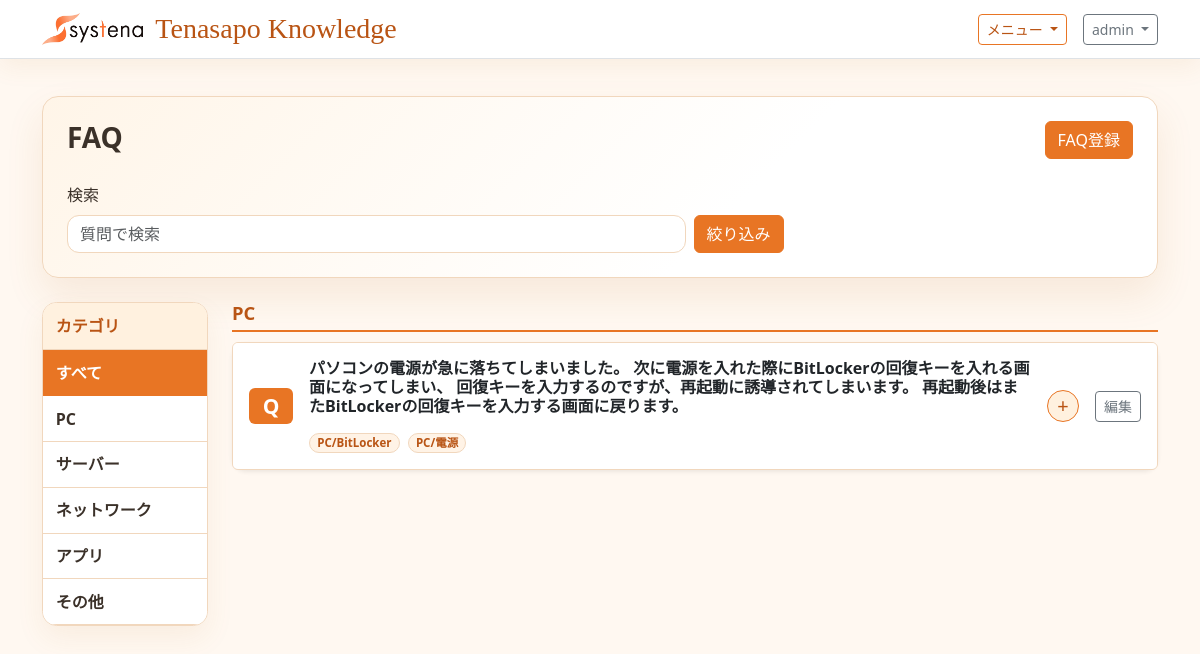
The app's page / (signed in), older data.
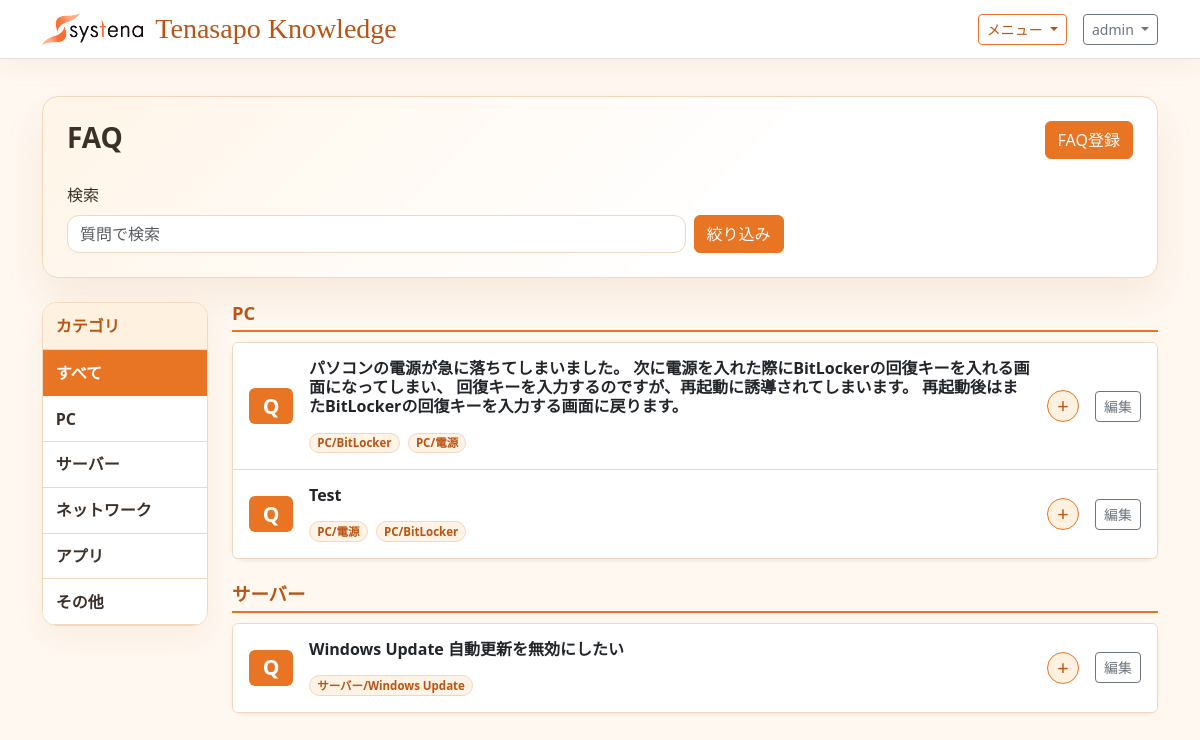
The same page, newer data.
### tenasapo_knowledge/models.py (models this page shows, shortened)
class KnowledgeArticle(models.Model):
    title = models.CharField('タイトル', max_length=200)
    category = models.CharField('カテゴリ', max_length=120, blank=True)
    customer = models.ForeignKey(
        Customer,
        on_delete=models.SET_NULL,
        null=True,
        blank=True,
        related_name='articles',
        verbose_name='顧客',
    )
    summary = models.TextField('概要', blank=True)
    body = models.TextField('本文')
    is_published = models.BooleanField('公開', default=True)
    is_approved = models.BooleanField('承認済み', default=True)
    visible_to_customer = models.BooleanField('カスタマーユーザー向け表示', default=True)
    visible_to_systena = models.BooleanField('システナユーザー向け表示', default=True)
    answer_view_count = models.PositiveIntegerField('回答表示回数', default=0)
    published_at = models.DateTimeField('公開日時', default=timezone.now)
    source_published_at = models.DateField('ソース公開日', null=True, blank=True)
    created_by = models.ForeignKey(
        settings.AUTH_USER_MODEL,
        on_delete=models.SET_NULL,
        null=True,
        blank=True,
        related_name='created_knowledge_articles',
        verbose_name='作成者',
    )
    created_by_name = models.CharField('投稿者名', max_length=150, blank=True)
    created_at = models.DateTimeField('作成日時', auto_now_add=True)
    updated_at = models.DateTimeField('更新日時', auto_now=True)
    class Meta:
        verbose_name = 'ナレッジ記事'
        verbose_name_plural = 'ナレッジ記事'
        ordering = ['-published_at', '-created_at']

### tenasapo_knowledge/views.py (the view, shortened to what this page needs)
# urls.py: path('', ArticleListView.as_view(), name='article_list'),
class ArticleListView(ListView):
    model = KnowledgeArticle
    template_name = 'tenasapo_knowledge/article_list.html'
    context_object_name = 'articles'
    def dispatch(self, request, *args, **kwargs):
        record_view_history(
            request,
            'FAQ一覧',
            search_query=request.GET.get('q', '')[:200],
            parent_category=request.GET.get('parent_category', '')[:120],
            category=request.GET.get('category', '')[:120],
        )
        return super().dispatch(request, *args, **kwargs)
    def get_queryset(self):
        queryset = (
            KnowledgeArticle.objects.select_related('customer', 'created_by')
            .prefetch_related('attachments')
            .filter(is_published=True)
            .annotate(good_count=Count('goods'))
        )
        user = self.request.user
        is_systena_user = in_group(user, SYSTENA_GROUP_NAME)
        is_reviewer_user = in_group(user, REVIEWER_GROUP_NAME)
        if (
            not (user.is_authenticated and (user.is_staff or user.is_superuser))
            and not is_systena_user
            and not is_reviewer_user
        ):
            queryset = queryset.filter(visible_to_customer=True)
            if FAQ_APPROVAL_ENABLED:
                queryset = queryset.filter(is_approved=True)
        query = self.request.GET.get('q')
        if query:
            queryset = queryset.filter(title__icontains=query)
        parent_category = self.request.GET.get('parent_category')
        category = self.request.GET.get('category')
        return queryset.distinct()
    def get_context_data(self, **kwargs):
        context = super().get_context_data(**kwargs)
        context['can_use_good'] = is_customer_user(self.request.user)
        context['can_edit_article'] = can_edit_article(self.request.user)
        liked_article_ids = set(
            ArticleGood.objects.filter(
                user=self.request.user,
                article_id__in=[article.id for article in context['articles']],
            ).values_list('article_id', flat=True)
        )
        for article in context['articles']:
            article.is_gooded = article.id in liked_article_ids
            article.creator_display_name = article.created_by_name or (
                article.created_by.get_username() if article.created_by else ''
            )
            article.category_chips = self.split_categories(article.category)
            ordered_attachments = sorted(
                article.attachments.all(),
                key=lambda attachment: (attachment.uploaded_at, attachment.id),
            )
            article.question_images = [
                attachment
                for attachment in ordered_attachments
                if attachment.placement == ArticleAttachment.PLACEMENT_QUESTION
            ]
            article.answer_images = [
                attachment
                for attachment in ordered_attachments
                if attachment.placement == ArticleAttachment.PLACEMENT_ANSWER
            ]
            article.file_attachments = [
                attachment
                for attachment in ordered_attachments
                if attachment.placement == ArticleAttachment.PLACEMENT_ATTACHMENT
            ]
        selected_parent = self.request.GET.get('parent_category', '')
        selected_category = self.request.GET.get('category', '')
        if selected_category and not selected_parent:
            selected_parent = self.parent_category_name(selected_category)
        context['parent_categories'] = self.available_parent_category_groups()
        context['selected_parent_category'] = selected_parent
        context['selected_category'] = selected_category
        context['grouped_articles'] = self.group_articles(context['articles'], selected_parent)
        context['query'] = self.request.GET.get('q', '')
        return context
    @staticmethod
    def split_categories(value):
        return [category.strip() for category in (value or '').split(',') if category.strip()]
    @staticmethod
    def parent_category_name(category):
        if '/' in category:
            return category.split('/', 1)[0].strip()
        return category.strip() or '未分類'
    @classmethod
    def article_parent_categories(cls, article):
        parent_names = [
            cls.parent_category_name(category)
            for category in cls.split_categories(article.category)
        ]
        return list(dict.fromkeys(parent_names or ['未分類']))
    @classmethod
    def available_parent_categories(cls):
        parent_categories = [
            parent_name
            for parent_name, _ in FAQCategoryCreateForm.PARENT_CATEGORY_CHOICES
        ]
        parent_categories.extend(
            FAQCategory.objects.values_list('parent_name', flat=True).distinct()
        )
        for category_text in KnowledgeArticle.objects.filter(is_published=True).values_list('category', flat=True):
            parent_categories.extend(
                cls.parent_category_name(category)
                for category in cls.split_categories(category_text)
            )
        return list(dict.fromkeys(parent_categories))
    @classmethod
    def available_parent_category_groups(cls):
        child_categories = {}
        for parent_name in cls.available_parent_categories():
            child_categories.setdefault(parent_name, [])
        for category in FAQCategory.objects.order_by('parent_name', 'child_name'):
            child_categories.setdefault(category.parent_name, []).append(
                {
                    'name': category.child_name,
                    'full_name': category.full_name,
                }
            )
        for category_text in KnowledgeArticle.objects.filter(is_published=True).values_list('category', flat=True):
            for category_name in cls.split_categories(category_text):
                parent_name = cls.parent_category_name(category_name)
                child_name = category_name.split('/', 1)[1].strip() if '/' in category_name else category_name
                child_categories.setdefault(parent_name, []).append(
                    {
                        'name': child_name,
                        'full_name': category_name,
                    }
                )
        groups = []
        for parent_name, children in child_categories.items():
            unique_children = {}
            for child in children:
                unique_children[child['full_name']] = child
            groups.append(
                {
                    'name': parent_name,
                    'children': list(unique_children.values()),
                }
            )
        return groups
    @classmethod
    def group_articles(cls, articles, selected_parent=''):
        grouped_articles = []
        parent_categories = [selected_parent] if selected_parent else cls.available_parent_categories()
        for parent_category in parent_categories:
            matched_articles = [
                article
                for article in articles
                if parent_category in cls.article_parent_categories(article)
            ]
            if matched_articles:
                grouped_articles.append(
                    {
                        'parent_name': parent_category,
                        'articles': matched_articles,
                    }
                )
        return grouped_articles

### tenasapo_knowledge/models.py (called while the page is built)
    @property
    def full_name(self):
        return f'{self.parent_name}/{self.child_name}'

### tenasapo_knowledge/templatetags/article_extras.py (called while the page is built, shortened)
def _resolve_image(match, image_list, next_image_index):
    number_part = match.group(1)
    filename_part = match.group(2)
    if number_part:
        image_index = int(number_part) - 1
        if 0 <= image_index < len(image_list):
            return image_list[image_index]
        return None
    if 0 <= next_image_index < len(image_list):
        return image_list[next_image_index]
    return None

def _image_html(image):
    display_name = conditional_escape(getattr(image, 'display_name', '') or image.file.name)
    return format_html(
        '<div class="inline-image-list my-2">'
        '<a href="{}" target="_blank" rel="noopener">'
        '<img class="inline-faq-image" src="{}" alt="{}">'
        '</a>'
        '</div>',
        image.file.url,
        image.file.url,
        display_name,
    )

### tenasapo_knowledge/views.py (called while the page is built)
def in_group(user, group_name):
    return user.is_authenticated and user.groups.filter(name=group_name).exists()

def is_customer_user(user):
    return (
        user.is_authenticated
        and in_group(user, CUSTOMER_GROUP_NAME)
        and not (user.is_staff or user.is_superuser)
    )

### tenasapo_knowledge/templates/tenasapo_knowledge/article_list.html (shortened to what the changed rows need)
{% extends "base.html" %}
{% load article_extras %}
{% block content %}
<div class="home-panel p-4 mb-4">
    <div class="d-flex flex-column flex-md-row justify-content-between align-items-md-center gap-3 mb-4">
        <div>
            <h1 class="h3 mb-1 fw-bold">FAQ</h1>
        </div>
    </div>
</div>
<div class="row g-4 align-items-start">
    <aside class="col-12 col-lg-2">
        <div class="category-sidebar">
            <div class="list-group list-group-flush">
                <a
                    class="list-group-item category-sidebar-link {% if not selected_parent_category %}active{% endif %}"
                    href="?q={{ query|urlencode }}"
                >
                    すべて
                </a>
                {% for parent_category in parent_categories %}
                    <a
                        class="list-group-item category-sidebar-link category-sidebar-toggle {% if selected_parent_category == parent_category.name %}active{% endif %}"
                        href="?q={{ query|urlencode }}&parent_category={{ parent_category.name|urlencode }}"
                        aria-expanded="{% if selected_parent_category == parent_category.name %}true{% else %}false{% endif %}"
                        aria-controls="categoryChildren{{ forloop.counter }}"
                    >
                        {{ parent_category.name }}
                    </a>
                {% endfor %}
            </div>
        </div>
    </aside>
    <section class="col-12 col-lg-10">
        {% if grouped_articles %}
            <div class="faq-group-list">
                {% for group in grouped_articles %}
                    <section class="faq-group">
                        <h2 class="faq-group-title">{{ group.parent_name }}</h2>
                        <div class="accordion shadow-sm" id="faqAccordion{{ forloop.counter }}">
                            {% for article in group.articles %}
                                <article class="accordion-item faq-item">
                                    <h3 class="accordion-header" id="faqHeading{{ forloop.parentloop.counter }}{{ article.id }}">
                                        <div class="faq-question d-flex align-items-center gap-3 p-3">
                                            <span class="badge text-bg-primary flex-shrink-0">Q</span>
                                            <div class="flex-grow-1">
                                                <div class="faq-question-title fw-semibold">{{ article.title|render_inline_images:article.question_images }}</div>
                                                {% if article.category_chips %}
                                                    <div class="d-flex flex-wrap gap-2 mt-2">
                                                        {% for category in article.category_chips %}
                                                            <span class="badge faq-category-chip">{{ category }}</span>
                                                        {% endfor %}
                                                    </div>
                                                {% endif %}
                                            </div>
                                            <button
                                                class="btn btn-outline-primary btn-sm rounded-circle faq-toggle collapsed flex-shrink-0"
                                                type="button"
                                                data-bs-toggle="collapse"
                                                data-bs-target="#faqPanel{{ forloop.parentloop.counter }}{{ article.id }}"
                                                aria-expanded="false"
                                                aria-controls="faqPanel{{ forloop.parentloop.counter }}{{ article.id }}"
                                                aria-label="回答を表示"
                                            ></button>
                                            {% if can_edit_article %}
                                                <a class="btn btn-outline-secondary btn-sm flex-shrink-0" href="{% url 'article_edit' article.id %}">編集</a>
                                            {% endif %}
                                        </div>
                                    </h3>
                                </article>
                            {% endfor %}
                        </div>
                    </section>
                {% endfor %}
            </div>
        {% else %}
            <div class="alert alert-info" role="status">
                表示できるFAQがありません。
            </div>
        {% endif %}
    </section>
</div>
{% endblock %}

Row changes from the older to the newer data that the page shows:
added KnowledgeArticle: title|render_inline_images "Test", category_chips "PC/電源" "PC/BitLocker", shown under "PC"
added KnowledgeArticle: title|render_inline_images "Windows Update 自動更新を無効にしたい", category_chips "サーバー/Windows Update", shown under "サーバー"
Text that changed along with them:
new list line: "サーバー"
